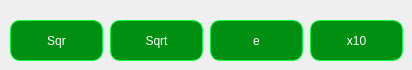
      <widget class="QWidget" name="tab1">
       <attribute name="title">
        <string>Tab 1</string>
       </attribute>
       <widget class="QPushButton" name="Sqr">
        <property name="geometry">
         <rect>
          <x>10</x>
          <y>20</y>
          <width>93</width>
          <height>41</height>
         </rect>
        </property>
        <property name="palette">
         <palette>
          <active>
           <colorrole role="Button">
            <brush brushstyle="SolidPattern">
             <color alpha="255">
              <red>0</red>
              <green>143</green>
              <blue>17</blue>
             </color>
            </brush>
           </colorrole>
           <colorrole role="ButtonText">
            <brush brushstyle="SolidPattern">
             <color alpha="255">
              <red>255</red>
              <green>255</green>
              <blue>255</blue>
             </color>
            </brush>
           </colorrole>
           <colorrole role="Base">
            <brush brushstyle="SolidPattern">
             <color alpha="255">
              <red>0</red>
              <green>143</green>
              <blue>17</blue>
             </color>
            </brush>
           </colorrole>
           <colorrole role="Window">
            <brush brushstyle="SolidPattern">
             <color alpha="255">
              <red>0</red>
              <green>143</green>
              <blue>17</blue>
             </color>
            </brush>
           </colorrole>
          </active>
          <inactive>
           <colorrole role="Button">
            <brush brushstyle="SolidPattern">
             <color alpha="255">
              <red>0</red>
              <green>143</green>
              <blue>17</blue>
             </color>
            </brush>
           </colorrole>
           <colorrole role="ButtonText">
            <brush brushstyle="SolidPattern">
             <color alpha="255">
              <red>255</red>
              <green>255</green>
              <blue>255</blue>
             </color>
            </brush>
           </colorrole>
           <colorrole role="Base">
            <brush brushstyle="SolidPattern">
             <color alpha="255">
              <red>0</red>
              <green>143</green>
              <blue>17</blue>
             </color>
            </brush>
           </colorrole>
           <colorrole role="Window">
            <brush brushstyle="SolidPattern">
             <color alpha="255">
              <red>0</red>
              <green>143</green>
              <blue>17</blue>
             </color>
            </brush>
           </colorrole>
          </inactive>
          <disabled>
           <colorrole role="Button">
            <brush brushstyle="SolidPattern">
             <color alpha="255">
              <red>0</red>
              <green>143</green>
              <blue>17</blue>
             </color>
            </brush>
           </colorrole>
           <colorrole role="ButtonText">
            <brush brushstyle="SolidPattern">
             <color alpha="255">
              <red>120</red>
              <green>120</green>
              <blue>120</blue>
             </color>
            </brush>
           </colorrole>
           <colorrole role="Base">
            <brush brushstyle="SolidPattern">
             <color alpha="255">
              <red>0</red>
              <green>143</green>
              <blue>17</blue>
             </color>
            </brush>
           </colorrole>
           <colorrole role="Window">
            <brush brushstyle="SolidPattern">
             <color alpha="255">
              <red>0</red>
              <green>143</green>
              <blue>17</blue>
             </color>
            </brush>
           </colorrole>
          </disabled>
         </palette>
        </property>
        <property name="styleSheet">
         <string notr="true">QPushButton{
	background-color: #008F11;
	border: 1px solid #00FF41;
	border-radius: 10px;
	padding: 10px;
}
QPushButton:pressed{
	background-color: #A9A9A9;
	border: 1px solid #00FF41;
	border-radius: 10px;
	padding: 10px;
}</string>
        </property>
        <property name="text">
         <string>Sqr</string>
        </property>
       </widget>
       <widget class="QPushButton" name="Sqrt">
        <property name="geometry">
         <rect>
          <x>110</x>
          <y>20</y>
          <width>93</width>
          <height>41</height>
         </rect>
        </property>
        <property name="palette">
         <palette>
          <active>
           <colorrole role="Button">
            <brush brushstyle="SolidPattern">
             <color alpha="255">
              <red>0</red>
              <green>143</green>
              <blue>17</blue>
             </color>
            </brush>
           </colorrole>
           <colorrole role="ButtonText">
            <brush brushstyle="SolidPattern">
             <color alpha="255">
              <red>255</red>
              <green>255</green>
              <blue>255</blue>
             </color>
            </brush>
           </colorrole>
           <colorrole role="Base">
            <brush brushstyle="SolidPattern">
             <color alpha="255">
              <red>0</red>
              <green>143</green>
              <blue>17</blue>
             </color>
            </brush>
           </colorrole>
           <colorrole role="Window">
            <brush brushstyle="SolidPattern">
             <color alpha="255">
              <red>0</red>
              <green>143</green>
              <blue>17</blue>
             </color>
            </brush>
           </colorrole>
          </active>
          <inactive>
           <colorrole role="Button">
            <brush brushstyle="SolidPattern">
             <color alpha="255">
              <red>0</red>
              <green>143</green>
              <blue>17</blue>
             </color>
            </brush>
           </colorrole>
           <colorrole role="ButtonText">
            <brush brushstyle="SolidPattern">
             <color alpha="255">
              <red>255</red>
              <green>255</green>
              <blue>255</blue>
             </color>
            </brush>
           </colorrole>
           <colorrole role="Base">
            <brush brushstyle="SolidPattern">
             <color alpha="255">
              <red>0</red>
              <green>143</green>
              <blue>17</blue>
             </color>
            </brush>
           </colorrole>
           <colorrole role="Window">
            <brush brushstyle="SolidPattern">
             <color alpha="255">
              <red>0</red>
              <green>143</green>
              <blue>17</blue>
             </color>
            </brush>
           </colorrole>
          </inactive>
          <disabled>
           <colorrole role="Button">
            <brush brushstyle="SolidPattern">
             <color alpha="255">
              <red>0</red>
              <green>143</green>
              <blue>17</blue>
             </color>
            </brush>
           </colorrole>
           <colorrole role="ButtonText">
            <brush brushstyle="SolidPattern">
             <color alpha="255">
              <red>120</red>
              <green>120</green>
              <blue>120</blue>
             </color>
            </brush>
           </colorrole>
           <colorrole role="Base">
            <brush brushstyle="SolidPattern">
             <color alpha="255">
              <red>0</red>
              <green>143</green>
              <blue>17</blue>
             </color>
            </brush>
           </colorrole>
           <colorrole role="Window">
            <brush brushstyle="SolidPattern">
             <color alpha="255">
              <red>0</red>
              <green>143</green>
              <blue>17</blue>
             </color>
            </brush>
           </colorrole>
          </disabled>
         </palette>
        </property>
        <property name="styleSheet">
         <string notr="true">QPushButton{
	background-color: #008F11;
	border: 1px solid #00FF41;
	border-radius: 10px;
	padding: 10px;
}
QPushButton:pressed{
	background-color: #A9A9A9;
	border: 1px solid #00FF41;
	border-radius: 10px;
	padding: 10px;
}</string>
        </property>
        <property name="text">
         <string>Sqrt</string>
        </property>
       </widget>
       <widget class="QPushButton" name="Exp">
        <property name="geometry">
         <rect>
          <x>210</x>
          <y>20</y>
          <width>93</width>
          <height>41</height>
         </rect>
        </property>
        <property name="palette">
         <palette>
          <active>
           <colorrole role="Button">
            <brush brushstyle="SolidPattern">
             <color alpha="255">
              <red>0</red>
              <green>143</green>
              <blue>17</blue>
             </color>
            </brush>
           </colorrole>
           <colorrole role="ButtonText">
            <brush brushstyle="SolidPattern">
             <color alpha="255">
              <red>255</red>
              <green>255</green>
              <blue>255</blue>
             </color>
            </brush>
           </colorrole>
           <colorrole role="Base">
            <brush brushstyle="SolidPattern">
             <color alpha="255">
              <red>0</red>
              <green>143</green>
              <blue>17</blue>
             </color>
            </brush>
           </colorrole>
           <colorrole role="Window">
            <brush brushstyle="SolidPattern">
             <color alpha="255">
              <red>0</red>
              <green>143</green>
              <blue>17</blue>
             </color>
            </brush>
           </colorrole>
          </active>
          <inactive>
           <colorrole role="Button">
            <brush brushstyle="SolidPattern">
             <color alpha="255">
              <red>0</red>
              <green>143</green>
              <blue>17</blue>
             </color>
            </brush>
           </colorrole>
           <colorrole role="ButtonText">
            <brush brushstyle="SolidPattern">
             <color alpha="255">
              <red>255</red>
              <green>255</green>
              <blue>255</blue>
             </color>
            </brush>
           </colorrole>
           <colorrole role="Base">
            <brush brushstyle="SolidPattern">
             <color alpha="255">
              <red>0</red>
              <green>143</green>
              <blue>17</blue>
             </color>
            </brush>
           </colorrole>
           <colorrole role="Window">
            <brush brushstyle="SolidPattern">
             <color alpha="255">
              <red>0</red>
              <green>143</green>
              <blue>17</blue>
             </color>
            </brush>
           </colorrole>
          </inactive>
          <disabled>
           <colorrole role="Button">
            <brush brushstyle="SolidPattern">
             <color alpha="255">
              <red>0</red>
              <green>143</green>
              <blue>17</blue>
             </color>
            </brush>
           </colorrole>
           <colorrole role="ButtonText">
            <brush brushstyle="SolidPattern">
             <color alpha="255">
              <red>120</red>
              <green>120</green>
              <blue>120</blue>
             </color>
            </brush>
           </colorrole>
           <colorrole role="Base">
            <brush brushstyle="SolidPattern">
             <color alpha="255">
              <red>0</red>
              <green>143</green>
              <blue>17</blue>
             </color>
            </brush>
           </colorrole>
           <colorrole role="Window">
            <brush brushstyle="SolidPattern">
             <color alpha="255">
              <red>0</red>
              <green>143</green>
              <blue>17</blue>
             </color>
            </brush>
           </colorrole>
          </disabled>
         </palette>
        </property>
        <property name="styleSheet">
         <string notr="true">QPushButton{
	background-color: #008F11;
	border: 1px solid #00FF41;
	border-radius: 10px;
	padding: 10px;
}
QPushButton:pressed{
	background-color: #A9A9A9;
	border: 1px solid #00FF41;
	border-radius: 10px;
	padding: 10px;
}</string>
        </property>
        <property name="text">
         <string>e</string>
        </property>
       </widget>
       <widget class="QPushButton" name="tenfold">
        <property name="geometry">
         <rect>
          <x>310</x>
          <y>20</y>
          <width>93</width>
          <height>41</height>
         </rect>
        </property>
        <property name="palette">
         <palette>
          <active>
           <colorrole role="Button">
            <brush brushstyle="SolidPattern">
             <color alpha="255">
              <red>0</red>
              <green>143</green>
              <blue>17</blue>
             </color>
            </brush>
           </colorrole>
           <colorrole role="ButtonText">
            <brush brushstyle="SolidPattern">
             <color alpha="255">
              <red>255</red>
              <green>255</green>
              <blue>255</blue>
             </color>
            </brush>
           </colorrole>
           <colorrole role="Base">
            <brush brushstyle="SolidPattern">
             <color alpha="255">
              <red>0</red>
              <green>143</green>
              <blue>17</blue>
             </color>
            </brush>
           </colorrole>
           <colorrole role="Window">
            <brush brushstyle="SolidPattern">
             <color alpha="255">
              <red>0</red>
              <green>143</green>
              <blue>17</blue>
             </color>
            </brush>
           </colorrole>
          </active>
          <inactive>
           <colorrole role="Button">
            <brush brushstyle="SolidPattern">
             <color alpha="255">
              <red>0</red>
              <green>143</green>
              <blue>17</blue>
             </color>
            </brush>
           </colorrole>
           <colorrole role="ButtonText">
            <brush brushstyle="SolidPattern">
             <color alpha="255">
              <red>255</red>
              <green>255</green>
              <blue>255</blue>
             </color>
            </brush>
           </colorrole>
           <colorrole role="Base">
            <brush brushstyle="SolidPattern">
             <color alpha="255">
              <red>0</red>
              <green>143</green>
              <blue>17</blue>
             </color>
            </brush>
           </colorrole>
           <colorrole role="Window">
            <brush brushstyle="SolidPattern">
             <color alpha="255">
              <red>0</red>
              <green>143</green>
              <blue>17</blue>
             </color>
            </brush>
           </colorrole>
          </inactive>
          <disabled>
           <colorrole role="Button">
            <brush brushstyle="SolidPattern">
             <color alpha="255">
              <red>0</red>
              <green>143</green>
              <blue>17</blue>
             </color>
            </brush>
           </colorrole>
           <colorrole role="ButtonText">
            <brush brushstyle="SolidPattern">
             <color alpha="255">
              <red>120</red>
              <green>120</green>
              <blue>120</blue>
             </color>
            </brush>
           </colorrole>
           <colorrole role="Base">
            <brush brushstyle="SolidPattern">
             <color alpha="255">
              <red>0</red>
              <green>143</green>
              <blue>17</blue>
             </color>
            </brush>
           </colorrole>
           <colorrole role="Window">
            <brush brushstyle="SolidPattern">
             <color alpha="255">
              <red>0</red>
              <green>143</green>
              <blue>17</blue>
             </color>
            </brush>
           </colorrole>
          </disabled>
         </palette>
        </property>
        <property name="styleSheet">
         <string notr="true">QPushButton{
	background-color: #008F11;
	border: 1px solid #00FF41;
	border-radius: 10px;
	padding: 10px;
}
QPushButton:pressed{
	background-color: #A9A9A9;
	border: 1px solid #00FF41;
	border-radius: 10px;
	padding: 10px;
}</string>
        </property>
        <property name="text">
         <string>x10</string>
        </property>
       </widget>
      </widget>
